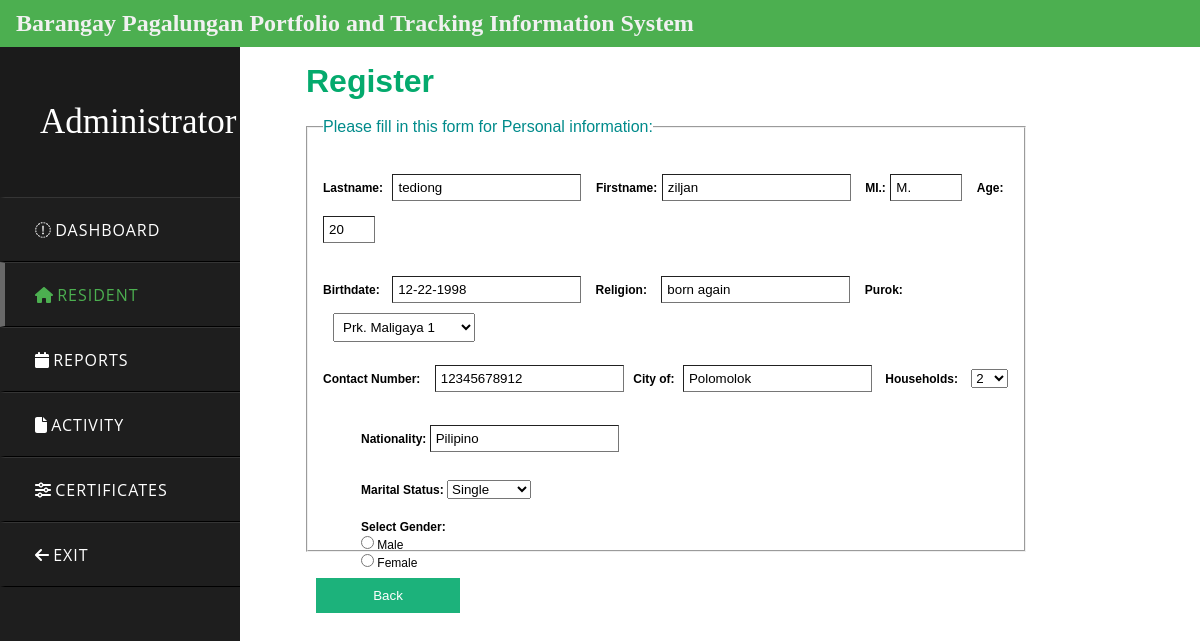
Page /NEW/residentprofileshow.php?id=1346 on the committed database.
### tables this page shows
CREATE TABLE `residents` (
  `id` int(6) UNSIGNED NOT NULL,
  `lastname` varchar(30) NOT NULL,
  `firstname` varchar(30) NOT NULL,
  `middlename` varchar(50) NOT NULL,
  `birthdate` varchar(50) NOT NULL,
  `contactnumber` varchar(11) NOT NULL,
  `religion` varchar(50) NOT NULL,
  `city` varchar(50) NOT NULL,
  `household` varchar(2) NOT NULL,
  `address` varchar(50) DEFAULT NULL,
  `age` int(10) NOT NULL,
  `gender` varchar(10) NOT NULL,
  `status` varchar(10) NOT NULL,
  `nationality` varchar(20) NOT NULL,
  `reg_date` timestamp NOT NULL DEFAULT current_timestamp() ON UPDATE current_timestamp()
);

### NEW/residentprofileshow.php (the view, shortened to what this page needs)
<!DOCTYPE html>
<html lang="en" dir="ltr">
  <head>
    <link rel="stylesheet" href="dashboard.css">
    <link rel="stylesheet" href="https://cdnjs.cloudflare.com/ajax/libs/font-awesome/5.15.3/css/all.min.css"/>
<div class="header" >
  <h2>Barangay Pagalungan Portfolio and Tracking Information System</h2>
</div>
  </head>
  <body>
    <div class="sidebar">
      <header>Administrator</header>
      <a href="dashboard.php" >
      <i class="fas fa-chart-line-down"></i>
        <span>Dashboard</span>
      </a>
        <a href="resident.php" class="active" >
        <i class="fas fa-home"></i>
        <span >Resident</span>
      </a>
      <a href="residentreport1.php">
         <i class="fas fa-calendar"></i>
        <span>Reports</span>
      </a>
      <a href="activity.php">
        <i class="fas fa-file"></i>
        <span>Activity</span>
      </a>
      <a href="certificates.php">
        <i class="fas fa-sliders-h"></i>
        <span>Certificates</span>
      </a>
      <a href="managementlogin.php">
        <i class="fas fa-arrow-left"></i>
        <span>Exit</span>
      </a>
    </div>
  <tbody>
<form method="post" action="residentindex.php">
  <div class="container" id="divv" >
    <h1 style=" color:#04AA6D ;">Register</h1>
    <br>
     <fieldset style="padding: 15px;height: 400px;">
 <legend style="color: darkcyan;">Please fill in this form for Personal information:</legend>
 <?php
include_once 'conn.php';
$result = mysqli_query($conn,"SELECT * FROM residents  WHERE id='" . $_GET['id'] . "'");
$items= mysqli_fetch_array($result);
?>
    <br>
    <label for="lastname"><b>Lastname:</b></label>
    <input type="text" placeholder="Enter Lastname" name="lastname"  id="lastname" required style="  margin-left: 5px;" value="<?php echo $items['lastname'];?>">
    <label for="firstname" style="margin-left:10px;"><b>Firstname:</b></label>
    <input type="text" placeholder="Enter Firstname" name="firstname" id="firstname" required value="<?php echo $items['firstname'];?>">
    <label for="mi"style="margin-left:10px;"><b>MI.:</b></label>
    <input type="text" placeholder="Enter MI."name="middlename" id="mi" required value="<?php echo $items['middlename'];?>" style="width: 60px;">
    <label for="age"style="margin-left:10px;"><b>Age:</b></label>
    <input type="text" name="age" id="age" required style="width: 40px;"  value="<?php echo $items['age'];?>">
<br>
<br>
<label for="birthdate"  ><b>Birthdate:</b></label>
    <input type="text" placeholder="mm-dd-yy" name="birthdate"  id="birthdate" required style="  margin-left: 8px;" value="<?php echo $items['birthdate'];?>">
    <label for="religion" style="margin-left:10px;"><b>Religion:</b></label>
    <input type="text" placeholder="Enter Religion" name="religion" id="religion" required style="margin-left:10px;" value="<?php echo $items['religion'];?>">
        <label for="address" style="margin-left:10px;"><b>Purok:</b></label>
  <select id="ad" name="address" style="margin-left: 10px;" >
    <option type="radio" placeholder="Enter Address" name="address" id="address" required value="<?php echo $items['address'];?>">Prk. Maligaya 1
    <option type="radio" placeholder="Enter Address" name="address" id="address" required value="<?php echo $items['address'];?>">Prk. Maligaya 2
</select>
  <br>
  <br>
  <label for="contactnum" ><b>Contact Number:</b></label>
    <input style="margin-left:10px;"type="text" placeholder="Enter Number 09....." name="contactnumber" id="contactnum" required value="<?php echo $items['contactnumber'];?>">
<label for="city" style="margin-left:5px;"><b>City of:</b></labe l>
<input style="margin-left:5px;" type="text" name="city" value="<?php echo $items['city'];?>"checked >
<label for="household" style="margin-left:10px;"><b>Households:</b></label>
<select id="household" style="margin-left:10px;" name="household" value="<?php echo $items['household'];?>">
  <option type="radio" name="household" id="household" required value="<?php echo $items['household'];?>">2
  <option type="radio" name="household" id="household" required value="<?php echo $items['household'];?>">3
</select>
 <br>
 <br>
    <label for="nationality"style="margin-left:38px"><b>Nationality:</b></label>
    <input type="text" placeholder="Enter Nationality" name="nationality" id="nationality" value="<?php echo $items['nationality'];?>" required>
    <br>
    <br>
 <label for="tatus" style="margin-left:38px;"><b>Marital Status:</b></label>
<select id="brow" name="status">
  <option name="status" value="<?php echo $items['Single'];?>">Single
  <option name="status" value="<?php echo $items['Married'];?>">Married
</select>
<br>
<br>
    <label style="margin-left:38px;" for="gender"><b>Select Gender:</b> </label>
    <br>
      <input style="margin-left:38px;" type="radio" name="gender" value="<?php echo $items['gender'];?>"> Male <br>
   <input style="margin-left:38px;"type="radio" name="gender" value="<?php echo $items['gender'];?>"> Female
   <br>
       </fieldset>
     <br>
     <div>
    <button formaction="resident.php" type="submit" class="registerbtn" >Back</button>
</div>  </div>
</form>
</tbody></body>
</html>

### NEW/dashboard.css (style rules this page uses)
* { margin: 0; padding: 0; text-decoration: none; }
.sidebar { position: fixed; width: 240px; left: fixed; height: 100%; background: #1e1e1e; transition: all .5s ease; }
.sidebar header { font-size: 35px; font-style: bold; color: white; line-height: 70px; text-align: center; background: #1b1b1b; user-select: none; font-family: 'Brush Script MT', cursive; padding: 40px; }
.sidebar a { display: block; height: 65px; width: 100%; color: white; line-height: 65px; padding-left: 30px; box-sizing: border-box; border-bottom: 1px solid black; border-top: 1px solid rgba(255,255,255,.1); border-left: 5px solid transparent; font-family: 'Open Sans', sans-serif; transition: all .5s ease; }
a.active,a:hover { border-left: 5px solid dimgray; color: #4CAF50; }
.sidebar a span { letter-spacing: 1px; text-transform: uppercase; }

### NEW/residentprofileshow.php (style rules this page uses)
* { margin: 0; padding: 0; text-decoration: none; }
.header { background: #4CAF50; color: #f1f1f1; padding: 10px 16px; }
.container { font-family: Arial, Helvetica, sans-serif; margin-left: 290px; padding: 16px; background-color: white; width: 60%; position: fixed; height: 100%; overflow: visible; }
input[type=text], input[type=password] { padding: 5px; margin: 5px 0 10px 0; border-width: 1px; }
.registerbtn { background-color: #04AA6D; color: white; padding: 10px 10px; margin: 8px 0; border: none; cursor: pointer; width: 20%; opacity: 0.9; margin-left: 10px; }
#ad { cursor: pointer; }
a { color: dodgerblue; }
#ad { padding: 5px; }
label { font-size: 12px; }
#brow { cursor: pointer; }

### rows in the picture
residents: lastname "tediong", firstname "ziljan", middlename "M.", age "20", birthdate "12-22-1998", religion "born again", contactnumber "12345678912", city "Polomolok", household "2", nationality "Pilipino"
